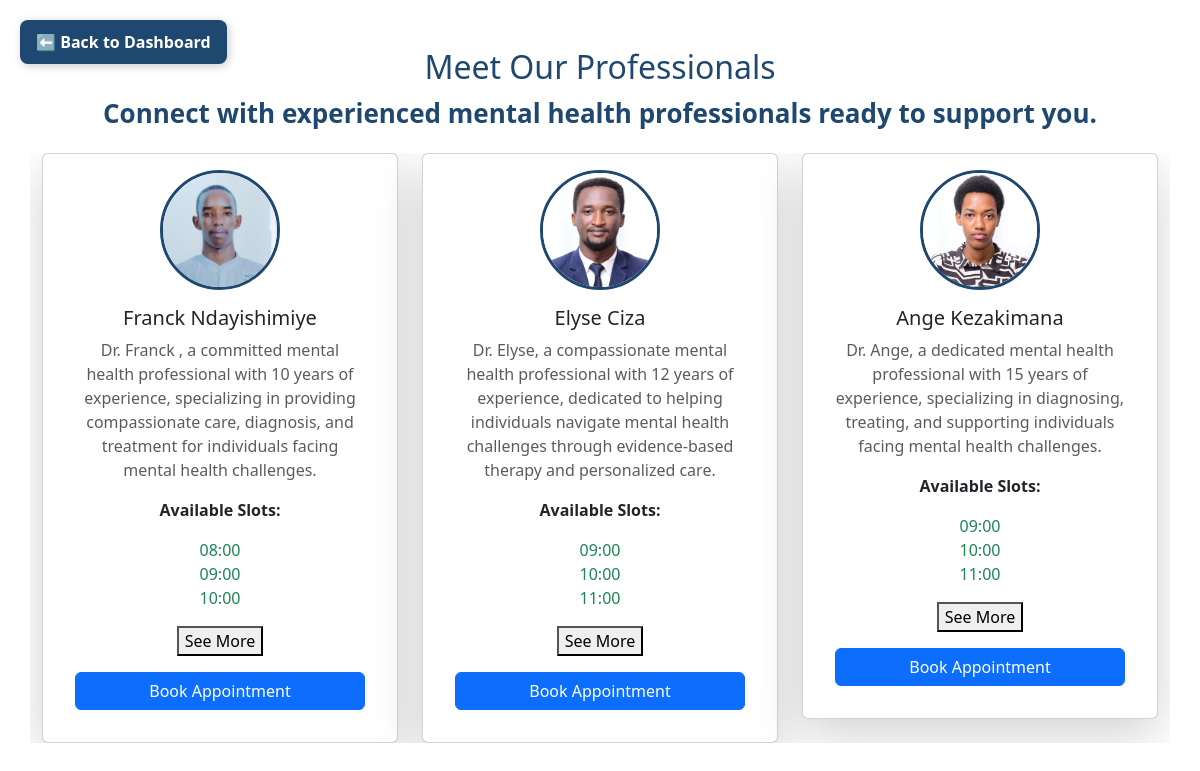
Screenshot of /available_slots/ (signed in) with the database file from the repository.
### myapp/models.py (models this page shows)
class Professional(models.Model):
    user = models.OneToOneField(User, on_delete=models.CASCADE, related_name="professional_profile")
    name = models.CharField(max_length=255)
    specialty = models.CharField(max_length=255)
    contact_email = models.EmailField(unique=True)
    phone_number = models.CharField(max_length=15, unique=True)
    image = models.ImageField(upload_to='professionals/', null=True, blank=True)

### myapp/views.py (the view)
# urls.py: path("available_slots/", views.available_slots, name="available_slots"),
@login_required
def available_slots(request):
    professionals = Professional.objects.all()  # Remove any invalid filtering
    for professional in professionals:
        professional.available_slots = [slot for slot in professional.available_slots if slot not in professional.booked_slots]
    return render(request, "available_slots.html", {"professionals": professionals})

### myapp/templates/available_slots.html (shortened to what this page needs)
{% load static %}
{% block content %}
<link rel="stylesheet" href="{% static 'css/slots.css' %}">
<link rel="stylesheet" href="https://cdn.jsdelivr.net/npm/bootstrap@5.3.0/dist/css/bootstrap.min.css">
<link rel="stylesheet" href="{% static 'css/slots.css' %}">
<div class="container mt-5">
<a href="{% url 'dashboard' %}" class="back-button">⬅ Back to Dashboard</a>
    <div class="section-title text-center">
        <h2>Meet Our Professionals</h2>
        <p>Connect with experienced mental health professionals ready to support you.</p>
    </div>
    <div class="row d-flex flex-row flex-nowrap overflow-auto">
        {% for professional in professionals %}
        <div class="col-md-4">
            <div class="card shadow-lg text-center p-3">
                {% if professional.image %}
                <img src="{{ professional.image.url }}" class="img-fluid rounded-circle mx-auto d-block" alt="{{ professional.name }}" style="width: 120px; height: 120px;">
                {% else %}
                <img src="{% static 'assets/images/default.png' %}" class="img-fluid rounded-circle mx-auto d-block" alt="Default Image" style="width: 120px; height: 120px;">
                {% endif %}
                <div class="card-body">
                    <h5 class="card-title">{{ professional.name }}</h5>
                    <p class="text-muted">{{ professional.specialty }}</p>
                    {% if user.is_authenticated %}
                    <p><strong>Available Slots:</strong></p>
                    <ul id="available-slots-{{ professional.id }}" class="list-unstyled">
                        {% for slot in professional.available_slots %}
                        {% if slot not in professional.booked_slots %}
                        <li class="text-success"> {{ slot }}</li>
                        {% endif %}
                        {% empty %}
                        <p class="text-muted">No available slots</p>
                        {% endfor %}
                    </ul>
                    <button class="btn btn-primary book-appointment-btn mt-3"
    data-professional-id="{{ professional.id }}"
    data-professional-name="{{ professional.name }}"
    data-specialty="{{ professional.specialty }}"
    data-available-slots="{% for slot in professional.available_slots %}{% if slot not in professional.booked_slots %}{{ slot }},{% endif %}{% endfor %}"
    data-booked-slots="{{ professional.booked_slots|join:',' }}">
     Book Appointment
</button>
                    {% endif %}
                </div>
            </div>
        </div>
        {% empty %}
        <p class="text-center">No professionals available at the moment.</p>
        {% endfor %}
    </div>
</div>
<link rel="stylesheet" href="https://cdn.jsdelivr.net/npm/bootstrap@5.3.0/dist/css/bootstrap.min.css">
{% endblock %}

### static/css/slots.css (style rules this page uses)
.container { max-width: 1200px; }
.section-title { text-align: center; font-size: 26px; font-weight: bold; color: #1f4870; margin-bottom: 20px; }
.card { border-radius: 12px; box-shadow: 0px 4px 10px rgba(0, 0, 0, 0.1); padding: 20px; background: white; transition: transform 0.3s ease-in-out; }
.img-fluid { width: 100px; height: 100px; object-fit: cover; border: 3px solid #1f4870; }
.list-unstyled { max-height: 120px; overflow: hidden; transition: max-height 0.5s ease-in-out; }
.book-appointment-btn { background: #1f4870; border: none; font-weight: bold; padding: 10px; color: white; width: 100%; border-radius: 8px; transition: all 0.3s ease-in-out; }
.back-button { display: inline-flex; align-items: center; justify-content: center; background-color: #1f4870; color: white; padding: 10px 16px; text-decoration: none; border-radius: 8px; font-size: 1em; font-weight: bold; transition: background-color 0.3s ease, transform 0.2s ease, box-shadow 0.3s ease; position: absolute; top: 20px; left: 20px; box-shadow: 2px 2px 10px rgba(0, 0, 0, 0.2); }

### rows the page displays
Professional: image (picture), name "Franck Ndayishimiye", specialty "Dr. Franck , a committed mental health professional with 10 years of experience, specializing in providing compassionate care, diagnosis, and treatment for individuals facing mental health challenges.", available_slots "08:00" "09:00" "10:00"
Professional: image (picture), name "Elyse Ciza", specialty "Dr. Elyse, a compassionate mental health professional with 12 years of experience, dedicated to helping individuals navigate mental health challenges through evidence-based therapy and personalized care.", available_slots "09:00" "10:00" "11:00"
Professional: name "Ange Kezakimana", specialty "Dr. Ange, a dedicated mental health professional with 15 years of experience, specializing in diagnosing, treating, and supporting individuals facing mental health challenges.", available_slots "09:00" "10:00" "11:00"
